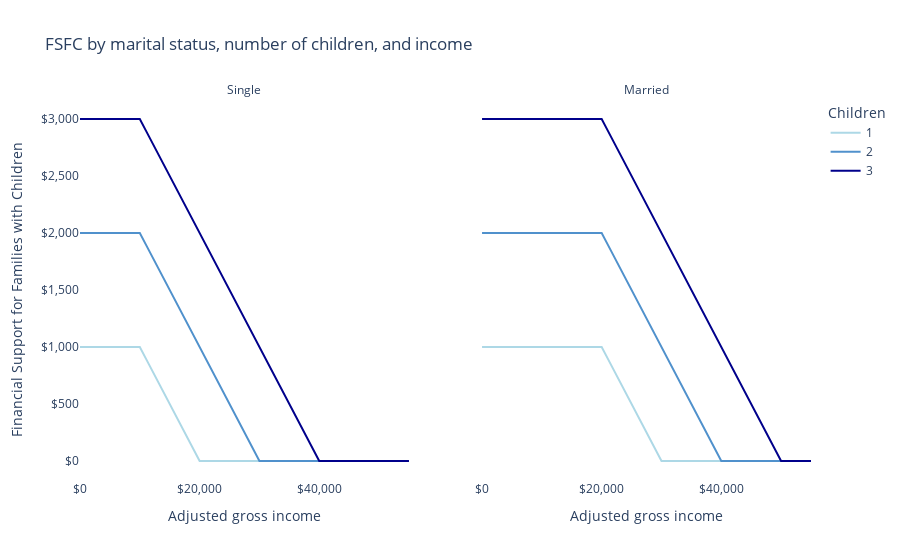

Source (notebook cell):
### Code cell
df["net_income_diff"] = df["net_income_reform"] - df["net_income_baseline"]

LIGHT_GRAY = "#F5F5F5"
GRAY = "#BDBDBD"
BLUE = "#5091cc"
LIGHT_BLUE = "lightblue"
DARK_BLUE = "darkblue"

COLOR_MAP = {0: GRAY, 1: LIGHT_BLUE, 2: BLUE, 3: DARK_BLUE}

LABELS = dict(
    employment_income="Adjusted gross income",
    married="Married",
    children="Children",
    net_income_diff="Financial Support for Families with Children",
)

import plotly.express as px

fig = px.line(
    df,
    "employment_income",
    "net_income_diff",
    color="children",
    facet_col="is_married",
    labels=LABELS,
    title="FSFC by marital status, number of children, and income",
    color_discrete_map=COLOR_MAP,
    facet_col_spacing=0.1,
)

fig.update_layout(
    xaxis_tickformat="$,",
    yaxis_tickformat="$,",
    plot_bgcolor="white",
    xaxis_gridcolor="white",
    yaxis_gridcolor="white",
)
fig.update_xaxes(tickformat="$,")

fig.for_each_annotation(lambda a: a.update(text=a.text.replace("is_married=", "")))
fig.show()

### Figure 1 — Plotly figure (JSON) as saved in the notebook; plotly's stock layout.template omitted (floating-point values rounded to 4 significant figures)
{"data": [{"hovertemplate": "Children=1<br>is_married=Single<br>Adjusted gross income=%{x}<br>Financial Support for Families with Children=%{y}<extra></extra>", "legendgroup": "1", "line": {"color": "lightblue", "dash": "solid"}, "marker": {"symbol": "circle"}, "mode": "lines", "name": "1", "orientation": "v", "showlegend": true, "type": "scatter", "x": [0, 1000, 2000, 3000, 4000, 5000, 6000, 7000, 8000, 9000, 10000, 11000, 12000, 13000, 14000, 15000, 16000, 17000, 18000, 19000, 20000, 21000, 22000, 23000, 24000, 25000, 26000, 27000, 28000, 29000, 30000, 31000, 32000, 33000, 34000, 35000, 36000, 37000, 38000, 39000, 40000, 41000, 42000, 43000, 44000, 45000, 46000, 47000, 48000, 49000, 50000, 51000, 52000, 53000, 54000, 55000], "xaxis": "x", "y": [1000.0, 1000, 1000, 1000.0, 1000, 1000, 1000, 1000, 1000, 1000, 1000, 900, 800, 700, 600, 500, 400, 300, 200, 100, 0, 0, 0, 0, 0, 0, 0, 0, 0, 0, 0, 0, 0, 0, 0, 0, 0, 0, 0, 0, 0, 0, 0, 0, 0, 0, 0, 0, 0, 0, 0, 0, 0, 0, 0, 0], "yaxis": "y"}, {"hovertemplate": "Children=1<br>is_married=Married<br>Adjusted gross income=%{x}<br>Financial Support for Families with Children=%{y}<extra></extra>", "legendgroup": "1", "line": {"color": "lightblue", "dash": "solid"}, "marker": {"symbol": "circle"}, "mode": "lines", "name": "1", "orientation": "v", "showlegend": false, "type": "scatter", "x": [0, 1000, 2000, 3000, 4000, 5000, 6000, 7000, 8000, 9000, 10000, 11000, 12000, 13000, 14000, 15000, 16000, 17000, 18000, 19000, 20000, 21000, 22000, 23000, 24000, 25000, 26000, 27000, 28000, 29000, 30000, 31000, 32000, 33000, 34000, 35000, 36000, 37000, 38000, 39000, 40000, 41000, 42000, 43000, 44000, 45000, 46000, 47000, 48000, 49000, 50000, 51000, 52000, 53000, 54000, 55000], "xaxis": "x2", "y": [1000, 1000, 1000, 1000, 1000, 1000, 1000, 1000, 1000, 1000, 1000, 1000, 1000, 1000, 1000, 1000, 1000, 1000, 1000, 1000, 1000.0, 900, 800, 700, 600, 500, 400, 300, 200, 100, 0, 0, 0, 0, 0, 0, 0, 0, 0, 0, 0, 0, 0, 0, 0, 0, 0, 0, 0, 0, 0, 0, 0, 0, 0, 0], "yaxis": "y2"}, {"hovertemplate": "Children=2<br>is_married=Single<br>Adjusted gross income=%{x}<br>Financial Support for Families with Children=%{y}<extra></extra>", "legendgroup": "2", "line": {"color": "#5091cc", "dash": "solid"}, "marker": {"symbol": "circle"}, "mode": "lines", "name": "2", "orientation": "v", "showlegend": true, "type": "scatter", "x": [0, 1000, 2000, 3000, 4000, 5000, 6000, 7000, 8000, 9000, 10000, 11000, 12000, 13000, 14000, 15000, 16000, 17000, 18000, 19000, 20000, 21000, 22000, 23000, 24000, 25000, 26000, 27000, 28000, 29000, 30000, 31000, 32000, 33000, 34000, 35000, 36000, 37000, 38000, 39000, 40000, 41000, 42000, 43000, 44000, 45000, 46000, 47000, 48000, 49000, 50000, 51000, 52000, 53000, 54000, 55000], "xaxis": "x", "y": [2000, 2000, 2000, 2000, 2000, 2000, 2000, 2000, 2000, 2000, 2000, 1900, 1800, 1700, 1600, 1500, 1400, 1300, 1200, 1100, 1000, 900, 800, 700, 600, 500, 400, 300, 200, 100, 0, 0, 0, 0, 0, 0, 0, 0, 0, 0, 0, 0, 0, 0, 0, 0, 0, 0, 0, 0, 0, 0, 0, 0, 0, 0], "yaxis": "y"}, {"hovertemplate": "Children=2<br>is_married=Married<br>Adjusted gross income=%{x}<br>Financial Support for Families with Children=%{y}<extra></extra>", "legendgroup": "2", "line": {"color": "#5091cc", "dash": "solid"}, "marker": {"symbol": "circle"}, "mode": "lines", "name": "2", "orientation": "v", "showlegend": false, "type": "scatter", "x": [0, 1000, 2000, 3000, 4000, 5000, 6000, 7000, 8000, 9000, 10000, 11000, 12000, 13000, 14000, 15000, 16000, 17000, 18000, 19000, 20000, 21000, 22000, 23000, 24000, 25000, 26000, 27000, 28000, 29000, 30000, 31000, 32000, 33000, 34000, 35000, 36000, 37000, 38000, 39000, 40000, 41000, 42000, 43000, 44000, 45000, 46000, 47000, 48000, 49000, 50000, 51000, 52000, 53000, 54000, 55000], "xaxis": "x2", "y": [2000, 2000.0, 2000.0, 2000, 2000, 2000, 2000, 2000, 2000, 2000, 2000, 2000, 2000, 2000, 2000, 2000, 2000, 2000, 2000, 2000, 2000, 1900, 1800, 1700, 1600, 1500, 1400, 1300, 1200, 1100, 1000, 900, 800, 700, 600, 500, 400, 300, 200, 100, 0, 0, 0, 0, 0, 0, 0, 0, 0, 0, 0, 0, 0, 0, 0, 0], "yaxis": "y2"}, {"hovertemplate": "Children=3<br>is_married=Single<br>Adjusted gross income=%{x}<br>Financial Support for Families with Children=%{y}<extra></extra>", "legendgroup": "3", "line": {"color": "darkblue", "dash": "solid"}, "marker": {"symbol": "circle"}, "mode": "lines", "name": "3", "orientation": "v", "showlegend": true, "type": "scatter", "x": [0, 1000, 2000, 3000, 4000, 5000, 6000, 7000, 8000, 9000, 10000, 11000, 12000, 13000, 14000, 15000, 16000, 17000, 18000, 19000, 20000, 21000, 22000, 23000, 24000, 25000, 26000, 27000, 28000, 29000, 30000, 31000, 32000, 33000, 34000, 35000, 36000, 37000, 38000, 39000, 40000, 41000, 42000, 43000, 44000, 45000, 46000, 47000, 48000, 49000, 50000, 51000, 52000, 53000, 54000, 55000], "xaxis": "x", "y": [3000.0, 3000.0, 3000, 3000, 3000, 3000, 3000, 3000, 3000, 3000, 3000, 2900, 2800, 2700, 2600, 2500, 2400, 2300, 2200, 2100, 2000, 1900, 1800, 1700, 1600, 1500, 1400, 1300, 1200, 1100, 1000, 900, 800, 700, 600, 500, 400, 300, 200, 100, 0, 0, 0, 0, 0, 0, 0, 0, 0, 0, 0, 0, 0, 0, 0, 0], "yaxis": "y"}, {"hovertemplate": "Children=3<br>is_married=Married<br>Adjusted gross income=%{x}<br>Financial Support for Families with Children=%{y}<extra></extra>", "legendgroup": "3", "line": {"color": "darkblue", "dash": "solid"}, "marker": {"symbol": "circle"}, "mode": "lines", "name": "3", "orientation": "v", "showlegend": false, "type": "scatter", "x": [0, 1000, 2000, 3000, 4000, 5000, 6000, 7000, 8000, 9000, 10000, 11000, 12000, 13000, 14000, 15000, 16000, 17000, 18000, 19000, 20000, 21000, 22000, 23000, 24000, 25000, 26000, 27000, 28000, 29000, 30000, 31000, 32000, 33000, 34000, 35000, 36000, 37000, 38000, 39000, 40000, 41000, 42000, 43000, 44000, 45000, 46000, 47000, 48000, 49000, 50000, 51000, 52000, 53000, 54000, 55000], "xaxis": "x2", "y": [3000, 3000, 3000, 3000, 3000, 3000, 3000, 3000, 3000, 3000, 3000, 3000, 3000, 3000, 3000, 3000, 3000, 3000, 3000, 3000, 3000, 2900, 2800, 2700, 2600, 2500, 2400, 2300, 2200, 2100, 2000, 1900, 1800, 1700, 1600, 1500, 1400, 1300, 1200, 1100, 1000, 900, 800, 700, 600, 500, 400, 300, 200, 100, 0, 0, 0, 0, 0, 0], "yaxis": "y2"}], "layout": {"annotations": [{"font": {}, "showarrow": false, "text": "Single", "x": 0.225, "xanchor": "center", "xref": "paper", "y": 1, "yanchor": "bottom", "yref": "paper"}, {"font": {}, "showarrow": false, "text": "Married", "x": 0.775, "xanchor": "center", "xref": "paper", "y": 1, "yanchor": "bottom", "yref": "paper"}], "legend": {"title": {"text": "Children"}, "tracegroupgap": 0}, "plot_bgcolor": "white", "title": {"text": "FSFC by marital status, number of children, and income"}, "xaxis": {"anchor": "y", "domain": [0, 0.45], "gridcolor": "white", "tickformat": "$,", "title": {"text": "Adjusted gross income"}}, "xaxis2": {"anchor": "y2", "domain": [0.55, 1], "matches": "x", "tickformat": "$,", "title": {"text": "Adjusted gross income"}}, "yaxis": {"anchor": "x", "domain": [0, 1], "gridcolor": "white", "tickformat": "$,", "title": {"text": "Financial Support for Families with Children"}}, "yaxis2": {"anchor": "x2", "domain": [0, 1], "matches": "y", "showticklabels": false}}}
